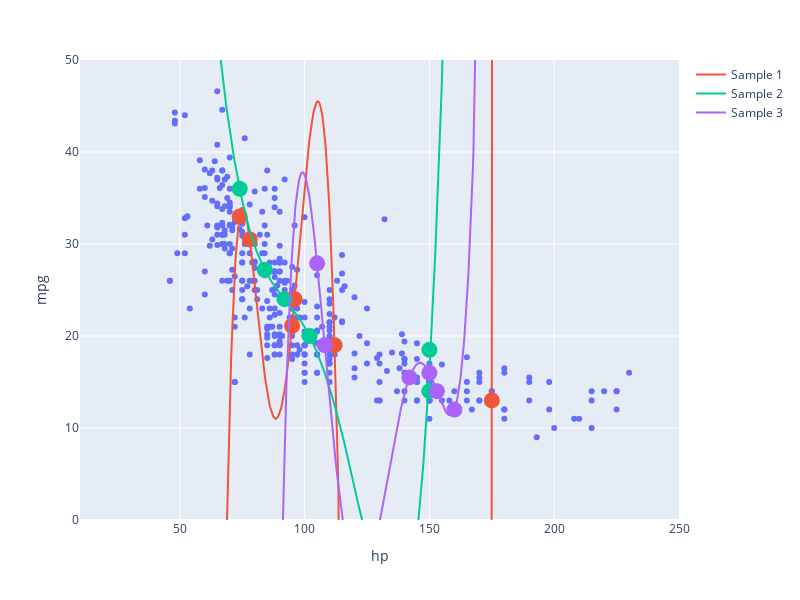

Notebook code for this chart:
### Markdown cell above
Visualizing differently:

### Code cell
np.random.seed(16)

fig = px.scatter(vehicles, x="hp", y="mpg", width=800, height=600)

for i in range(0, 3):
    sample = vehicles.sample(6).sort_values("hp")
    
    polynomial_model = Pipeline([
                ('polynomial_transformation', PolynomialFeatures(5)),
                ('linear_regression', LinearRegression())    
            ])

    polynomial_model.fit(sample[["hp"]], sample["mpg"])
    
    name = f"Sample {i+1}"
    fig.add_trace(go.Scatter(x=sample["hp"], y=sample["mpg"], 
        name=name, legendgroup=name, mode="markers", showlegend=False,
        marker_size=16,
        marker_color=px.colors.qualitative.Plotly[i+1]))
    xs = np.linspace(10, 250, 1000)
    fig.add_trace(go.Scatter(x=xs, 
        y=polynomial_model.predict(xs[:, np.newaxis]),
        name=name, legendgroup=name, mode="lines",
        line_color=px.colors.qualitative.Plotly[i+1]))

fig.update_yaxes(range=[0, 50])

### Figure 1 — Plotly figure (JSON) as saved in the notebook; plotly's stock layout.template omitted (floating-point values rounded to 4 significant figures; data arrays with more than 128 entries replaced by an {"elided": "..."} marker saying what was removed)
{"data": [{"hovertemplate": "hp=%{x}<br>mpg=%{y}<extra></extra>", "legendgroup": "", "marker": {"color": "#636efa", "symbol": "circle"}, "mode": "markers", "name": "", "orientation": "v", "showlegend": false, "type": "scatter", "x": {"elided": "392 int values"}, "xaxis": "x", "y": {"elided": "392 float values"}, "yaxis": "y"}, {"legendgroup": "Sample 1", "marker": {"color": "#EF553B", "size": 16}, "mode": "markers", "name": "Sample 1", "showlegend": false, "type": "scatter", "x": [74, 78, 95, 96, 112, 175], "y": [33, 30.5, 21.1, 24, 19, 13]}, {"legendgroup": "Sample 1", "line": {"color": "#EF553B"}, "mode": "lines", "name": "Sample 1", "type": "scatter", "x": {"elided": "1000 float values"}, "y": {"elided": "1000 float values"}}, {"legendgroup": "Sample 2", "marker": {"color": "#00CC96", "size": 16}, "mode": "markers", "name": "Sample 2", "showlegend": false, "type": "scatter", "x": [74, 84, 92, 102, 150, 150], "y": [36, 27.2, 24, 20, 18.5, 14]}, {"legendgroup": "Sample 2", "line": {"color": "#00CC96"}, "mode": "lines", "name": "Sample 2", "type": "scatter", "x": {"elided": "1000 float values"}, "y": {"elided": "1000 float values"}}, {"legendgroup": "Sample 3", "marker": {"color": "#AB63FA", "size": 16}, "mode": "markers", "name": "Sample 3", "showlegend": false, "type": "scatter", "x": [105, 108, 142, 150, 153, 160], "y": [27.9, 19, 15.5, 16, 14, 12]}, {"legendgroup": "Sample 3", "line": {"color": "#AB63FA"}, "mode": "lines", "name": "Sample 3", "type": "scatter", "x": {"elided": "1000 float values"}, "y": {"elided": "1000 float values"}}], "layout": {"height": 600, "legend": {"tracegroupgap": 0}, "margin": {"t": 60}, "width": 800, "xaxis": {"anchor": "y", "domain": [0, 1], "title": {"text": "hp"}}, "yaxis": {"anchor": "x", "domain": [0, 1], "range": [0, 50], "title": {"text": "mpg"}}}}
